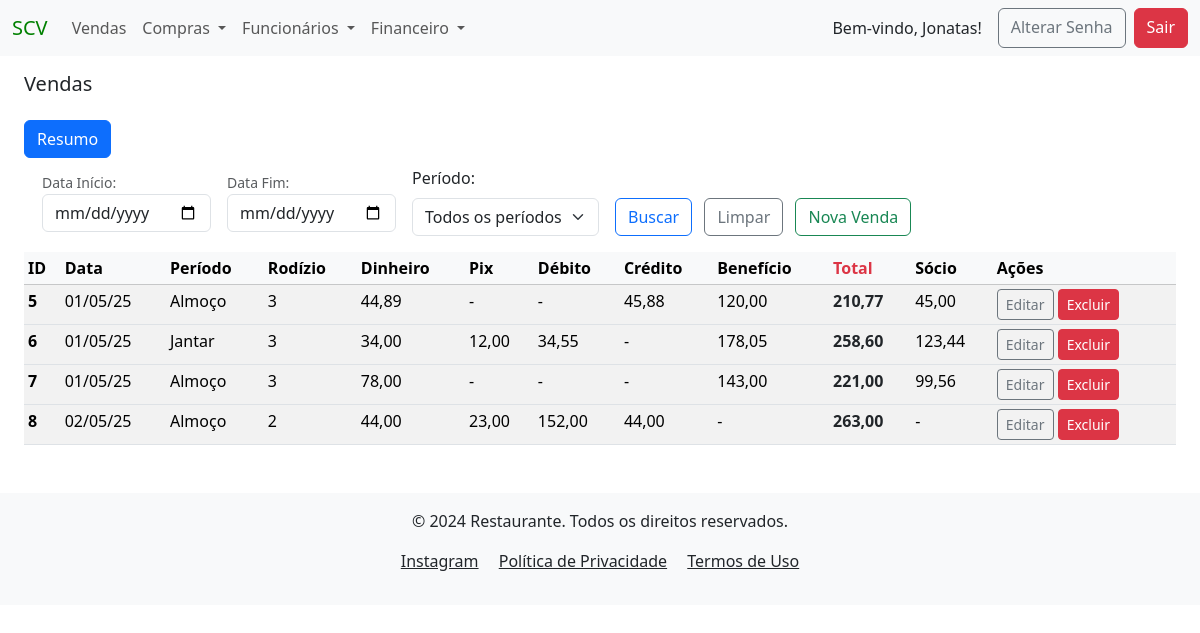
Screenshot of /sales/ (signed in) with the database file from the repository.
### users/models.py (models this page shows)
class User(AbstractUser):
    tenant = models.ForeignKey(Tenant, on_delete=models.PROTECT)
    phone = models.CharField(max_length=13, blank=True, null=True)
    birth_date = models.DateField(blank=False, null=False)
    created_at = models.DateTimeField(auto_now_add=True)
    updated_at = models.DateTimeField(auto_now=True)
    groups = models.ManyToManyField(
        'auth.Group',
        related_name='custom_user_set',  # Adicionando um nome diferente para evitar o conflito
        blank=True
    )
    user_permissions = models.ManyToManyField(
        'auth.Permission',
        related_name='custom_user_permissions_set',  # Adicionando um nome diferente para evitar o conflito
        blank=True
    )

### vendas/models.py (models this page shows, shortened)
class Vendas(models.Model):
    PERIODO_CHOICES = [
        ('Almoço', 'Almoço'),
        ('Jantar', 'Jantar'),
        ]
    tenant = models.ForeignKey(Tenant, on_delete=models.CASCADE)
    created_at = models.DateTimeField(auto_now_add=True)
    data_venda = models.DateField(verbose_name="Data da Venda", null=False, blank=False)
    periodo = models.CharField(verbose_name="Período", max_length=6, choices=PERIODO_CHOICES, blank=False)
    rodizio = models.IntegerField(verbose_name="Qtd Rodízio", null=False, blank=False)
    dinheiro = models.DecimalField(verbose_name="Dinheiro", max_digits=8, decimal_places=2, null=True, blank=True)
    pix = models.DecimalField(verbose_name="Pix", max_digits=8, decimal_places=2, null=True, blank=True)
    debito_mastercard = models.DecimalField(verbose_name="Debito MasterCard", max_digits=8, decimal_places=2, null=True, blank=True)
    debito_visa = models.DecimalField(verbose_name="Debito Visa", max_digits=8, decimal_places=2, null=True, blank=True)
    debito_elo = models.DecimalField(verbose_name="Debito Elo", max_digits=8, decimal_places=2, null=True, blank=True)
    credito_mastercard = models.DecimalField(verbose_name="Credito MasterCard", max_digits=8, decimal_places=2, null=True, blank=True)
    credito_visa = models.DecimalField(verbose_name="Credito Visa", max_digits=8, decimal_places=2, null=True, blank=True)
    credito_elo = models.DecimalField(verbose_name="Credito Elo", max_digits=8, decimal_places=2, null=True, blank=True)
    alelo = models.DecimalField(verbose_name="Alelo", max_digits=8, decimal_places=2, null=True, blank=True)
    american_express = models.DecimalField(verbose_name="Amex", max_digits=8, decimal_places=2, null=True, blank=True)
    hiper = models.DecimalField(verbose_name="HiperCard", max_digits=8, decimal_places=2, null=True, blank=True)
    sodexo = models.DecimalField(verbose_name="Sodexo", max_digits=8, decimal_places=2, null=True, blank=True)
    ticket_rest = models.DecimalField(verbose_name="Ticket Refeição", max_digits=8, decimal_places=2, null=True, blank=True)
    vale_refeicao = models.DecimalField(verbose_name="Vale Refeição", max_digits=8, decimal_places=2, null=True, blank=True)
    dinersclub = models.DecimalField(verbose_name="DinersClub", max_digits=8, decimal_places=2, null=True, blank=True)
    socio = models.DecimalField(verbose_name="Sócio", max_digits=8, decimal_places=2, null=True, blank=True)
    dt_atualizado = models.DateTimeField(auto_now=True, null=False, blank=False)
    author = models.ForeignKey(settings.AUTH_USER_MODEL, on_delete=models.PROTECT, blank=False)
    def calcular_debito(self):
        return (self.debito_mastercard or 0) + (self.debito_visa or 0) + (self.debito_elo or 0)
    def calcular_credito(self):
        return (self.credito_mastercard or 0) + (self.credito_visa or 0) + (self.credito_elo or 0)
    def calcular_beneficio(self):
        return (
            (self.alelo or 0) +
            (self.american_express or 0) +
            (self.hiper or 0) +
            (self.sodexo or 0) +
            (self.ticket_rest or 0) +
            (self.vale_refeicao or 0) +
            (self.dinersclub or 0)
        )
    def calcular_total(self):
        return (
            (self.dinheiro or 0) +
            (self.pix or 0) +
            self.calcular_debito() +
            self.calcular_credito() +
            self.calcular_beneficio()
        )

### vendas/views.py (the view)
# urls.py: path('sales/', VendasListView.as_view(), name="venda_list"),
class VendasListView(LoginRequiredMixin, PermissionRequiredMixin, TenantQuerysetMixin, HandleNoPermissionMixin, ListView):
    model = Vendas
    template_name = 'vendas_list.html'  # Garante que o template correto será usado
    permission_required = 'vendas.view_vendas'  # Permissão para visualizar objetos'
    def get_queryset(self):
        queryset = super().get_queryset()  # O TenantQuerysetMixin já filtra pelo tenant
        data_inicio = self.request.GET.get('data_inicio')
        data_fim = self.request.GET.get('data_fim')
        periodo = self.request.GET.get('periodo')
        if data_inicio:
            queryset = queryset.filter(data_venda__gte=data_inicio)
        if data_fim:
            queryset = queryset.filter(data_venda__lte=data_fim)
        if periodo:
            queryset = queryset.filter(periodo=periodo)
        return queryset
    def get_context_data(self, **kwargs):
        context = super().get_context_data(**kwargs)
        tenant = getattr(self.request.user, 'tenant', None)
        if tenant:
            tenant = str(tenant).lower().replace(' ', '_')  # Substitui espaços por underscores
        context['tenant'] = tenant
        venda_rodizio = 0
        venda_dinheiro = 0
        venda_pix = 0
        venda_debito = 0
        venda_credito = 0
        venda_beneficio = 0
        venda_total = 0
        vendas = context['object_list']
        for venda in vendas:
            venda.debito = venda.calcular_debito()
            venda.credito = venda.calcular_credito()
            venda.beneficio = venda.calcular_beneficio()
            venda.total = venda.calcular_total()
            venda_rodizio += venda.rodizio or 0
            venda_dinheiro += venda.dinheiro or 0
            venda_pix += venda.pix or 0
            venda_debito += venda.debito or 0
            venda_credito += venda.credito or 0
            venda_beneficio += venda.beneficio
            venda_total += venda.total
        context['vendas_rodizio'] = venda_rodizio
        context['vendas_dinheiro'] = venda_dinheiro
        context['vendas_pix'] = venda_pix
        context['vendas_debito'] = venda_debito
        context['vendas_credito'] = venda_credito
        context['vendas_beneficio'] = venda_beneficio
        context['vendas_total'] = venda_total
        return context

### project/context_processors.py (called while the page is built)
def tenant_context(request):
    return {
        'tenant': request.GET.get('tenant', None),
    }

### project/mixins.py (called while the page is built)
    def get_queryset(self):
        tenant = getattr(self.request.user, 'tenant', None)
        if not tenant:
            tenant = self.request.user.tenant  # Garante que o tenant do usuário seja usado
        if not tenant:
            raise PermissionDenied("Tenant não encontrado para o usuário logado.")  # Lança um erro explícito
        return self.model.objects.filter(tenant=tenant)

### users/models.py (called while the page is built)
    def __str__(self):
        return self.name

### vendas/templates/vendas/vendas_list.html (shortened to what this page needs)
{% extends 'global/base.html' %}
{% block content %}
<h5 class="mb-4 mt-3">Vendas</h5>
<a href="{% url 'resume_vendas' %}?tenant={{ tenant }}" class="btn btn-primary mb-2">Resumo</a>
<div class="container">
    <form action="" method="GET" class="d-flex align-items-center">
        <div class="mb-2 me-2">
            <small for="data_inicio" class="form-text">Data Início:</small>
            <input type="date" class="form-control" id="data_inicio" name="data_inicio">
        </div>
        <div class="mb-2 ms-2 me-2">
            <small for="data_fim" class="form-text">Data Fim:</small>
            <input type="date" class="form-control" id="data_fim" name="data_fim">
        </div>
        <div class="mb-2 ms-2 me-2">
            <label for="periodo" class="form-label">Período:</label>
            <select class="form-select" id="periodo" name="periodo">
                <option value="" {% if not request.GET.periodo %}selected{% endif %}>Todos os períodos</option>
            </select>
        </div>
        <div class="ms-2 me-2 mt-4">
            <button type="submit" class="btn btn-outline-primary me-2" name="buscar_vendas">Buscar</button>
            <a href="{% url 'venda_list' %}?tenant={{ tenant }}" class="btn btn-outline-secondary me-2">Limpar</a>
            <a href="{% url 'create_vendas' %}?tenant={{ tenant }}" class="btn btn-outline-success me-2">Nova Venda</a>
        </div>
    </form>
</div>
{% if vendas_list %}
    <table class="table table-sm table-striped table-hover mt-2">
        <thead class="table-light">
        <tr>
            <th scope="col">ID</th>
            <th scope="col">Data</th>
            <th scope="col">Período</th>
            <th scope="col">Rodízio</th>
            <th scope="col">Dinheiro</th>
            <th scope="col">Pix</th>
            <th scope="col">Débito</th>
            <th scope="col">Crédito</th>
            <th scope="col">Benefício</th>
            <th scope="col" class="text-danger fw-bold">Total</th>
            <th scope="col">Sócio</th>
            <th scope="col">Ações</th>
        </tr>
        </thead>
        <tbody>
            {% for venda in vendas_list %}
                <tr>
                    <th scope="row" >{{ venda.pk }}</th>
                    <td>{{ venda.data_venda|date:"d/m/y"}}</td>
                    <td>{{ venda.periodo}}</td>
                    <td>{{ venda.rodizio}}</td>
                    <td>{{ venda.dinheiro| default:"-"}}</td>
                    <td>{{ venda.pix| default:"-" }}</td>
                    <td>{{ venda.debito| default:"-" }}</td>
                    <td>{{ venda.credito| default:"-" }}</td>
                    <td>{{ venda.beneficio| default:"-" }}</td>
                    <td class="text-dark fw-bold">{{ venda.total}}</td>
                    <td>{{ venda.socio| default:"-" }}</td>
                    <td>
                        <a href="{% url 'update_vendas' pk=venda.pk %}?tenant={{ tenant }}" class="btn btn-outline-secondary btn-sm" >Editar</a>
                        <a href="{% url 'delete_vendas' pk=venda.pk %}?tenant={{ tenant }}" class="btn btn-danger btn-sm">Excluir</a>
                </td>
                </tr>
            {% endfor %}
        </tbody>
    </table>
{% else %}
    <div class="container">
        <div class="alert alert-warning mt-3" role="alert">
            Não há vendas para o filtro selecionado.
        </div>
    </div>
{% endif %}
{% endblock content %}

### project/templates/global/base.html (shortened to what this page needs)
<!DOCTYPE html>
<html lang="pt-br">
  <head>
    <link href="https://cdn.jsdelivr.net/npm/bootstrap@5.3.3/dist/css/bootstrap.min.css" rel="stylesheet">
  </head>
  <body>
    <nav class="navbar navbar-expand-lg bg-body-tertiary">
      <div class="container-fluid">
        <a class="navbar-brand" href="{% url 'menu' %}?tenant={{ tenant }}" style="color: green">SCV</a>
        <div class="collapse navbar-collapse" id="navbarSupportedContent">
          <ul class="navbar-nav me-auto mb-2 mb-lg-0">
            <li class="nav-item">
              <a class="nav-link" href="{% url 'venda_list' %}?tenant={{ tenant }}">Vendas</a>
            <li class="nav-item dropdown">
              <a class="nav-link dropdown-toggle" href="#" role="button" data-bs-toggle="dropdown" aria-expanded="false">
                Compras
              </a>
            </li>
            <li class="nav-item dropdown">
              <a class="nav-link dropdown-toggle" href="#" role="button" data-bs-toggle="dropdown" aria-expanded="false">
                Funcionários
              </a>
            </li>
            <li class="nav-item dropdown">
              <a class="nav-link dropdown-toggle" href="#" role="button" data-bs-toggle="dropdown" aria-expanded="false">
              Financeiro
              </a>
            </li>
          </ul>
          <div class="d-flex ms-auto">
            {% if user.is_authenticated %}
              <span class="navbar-text text-dark me-3">
                Bem-vindo, {{ user.first_name }}!
              </span>
              <a href="{% url 'password_change' %}?tenant={{ tenant }}" class="btn btn-outline-secondary me-2">Alterar Senha</a>
              <a href="{% url 'logout' %}?tenant={{ tenant }}" class="btn btn-danger">Sair</a>
            {% else %}
              <a href="{% url 'login' %}?tenant={{ tenant }}" class="btn btn-outline-light">Login</a>
            {% endif %}
          </div>
        </div>
      </div>
    </nav>
    <main class="container-fluid px-4">
        {% block content %}{% endblock content %}
    </main>
      <footer class="bg-body-tertiary text-dark py-3 mt-5">
        <div class="container text-center">
            <p>&copy; 2024 Restaurante. Todos os direitos reservados.</p>
            <p>
                <a href="https://www.instagram.com/sushicasaverde/"
                    class="text-dark me-3"
                    target="_blank"
                    rel="noopener noreferrer"
                    >Instagram</a>
                <a href="#" class="text-dark me-3">Política de Privacidade</a>
                <a href="#" class="text-dark">Termos de Uso</a>
            </p>
        </div>
      </footer>
  </body>
</html>

### rows the page displays
User: first_name "Jonatas"
Vendas: pk "5", data_venda "01/05/25", periodo "Almoço", rodizio "3", dinheiro "44,89", pix "-", debito "-", credito "45,88", beneficio "120,00", total "210,77", socio "45,00"
Vendas: pk "6", data_venda "01/05/25", periodo "Jantar", rodizio "3", dinheiro "34,00", pix "12,00", debito "34,55", credito "-", beneficio "178,05", total "258,60", socio "123,44"
Vendas: pk "7", data_venda "01/05/25", periodo "Almoço", rodizio "3", dinheiro "78,00", pix "-", debito "-", credito "-", beneficio "143,00", total "221,00", socio "99,56"
Vendas: pk "8", data_venda "02/05/25", periodo "Almoço", rodizio "2", dinheiro "44,00", pix "23,00", debito "152,00", credito "44,00", beneficio "-", total "263,00", socio "-"
